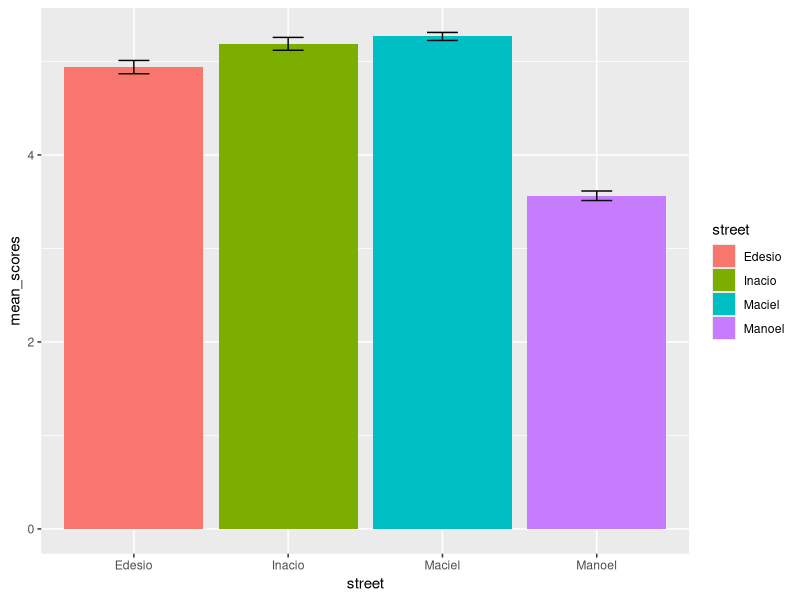
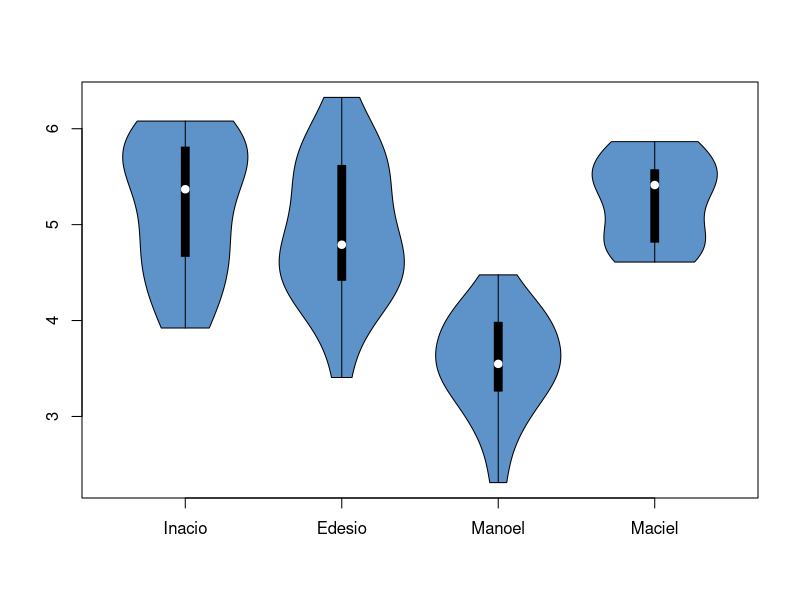

Here is the R script that generated these plots, in order:
## ---- chunk 1
library("vioplot")
library("ggplot2")
library("dplyr")
## ---- chunk 2
#Checking sample size
data2 <- read.table("all_ordenado.dat")
data2$sd <- apply(data2[,4:ncol(data2)], 1, sd)
data2$n <- ( 1.96 * data2$sd / 0.2) ** 2  #All QScores
print(">>>> Maior e menor amostra necessária ")
print(max(data2$n))
print(min(data2$n))

#Getting data for each street
data <- read.csv("qscores-df.csv", header = TRUE)

edesio_scores = filter(data, street == "R._Edésio_Silva")$qscore
edesio_sd = sd(edesio_scores)
inacio_scores = filter(data, street == "R._Inácio_Marquês_da_Silva")$qscore
inacio_sd = sd(inacio_scores)
manoel_scores = filter(data, street == "R._Manoel_Pereira_de_Araújo")$qscore
manoel_sd = sd(manoel_scores)
maciel_scores = filter(data, street == "R._Maciel_Pinheiro")$qscore
maciel_sd = sd(maciel_scores)

new_frame = data.frame(mean_scores = c(mean(maciel_scores), mean(manoel_scores), mean(edesio_scores), mean(inacio_scores)), street = c("Maciel", "Manoel", "Edesio", "Inacio"), ci = c(maciel_sd * 1.96 / length(maciel_scores),  manoel_sd * 1.96 / length(manoel_scores), edesio_sd * 1.96 / length(edesio_scores), inacio_sd * 1.96 / length(inacio_scores)))

ggplot(new_frame, aes(x=street, y=mean_scores, fill=street)) + 
    geom_bar(position=position_dodge(), stat="identity") +
    geom_errorbar(aes(ymin=mean_scores-ci, ymax=mean_scores+ci),
                  width=.2,                    # Width of the error bars
                  position=position_dodge(.9))

## ---- chunk 3
value <- data$qscore

with(data , vioplot( value[street=="R._Inácio_Marquês_da_Silva"] , value[street=="R._Edésio_Silva"], value[street=="R._Manoel_Pereira_de_Araújo"], value[street=="R._Maciel_Pinheiro"],  col=rgb(0.1,0.4,0.7,0.7) , names=c("Inacio","Edesio","Manoel", "Maciel") ))
## ---- chunk 4
summary(filter(data, street == "R._Inácio_Marquês_da_Silva")$qscore)
summary(filter(data, street == "R._Edésio_Silva")$qscore)
summary(filter(data, street == "R._Maciel_Pinheiro")$qscore)
summary(filter(data, street == "R._Manoel_Pereira_de_Araújo")$qscore)
## ---- chunk 5
summary_inacio = filter(data, street == "R._Inácio_Marquês_da_Silva") %>% group_by(num) %>% summarise(media_ponto = mean(qscore), sd = sd(qscore))
summary_edesio = filter(data, street == "R._Edésio_Silva") %>% group_by(num) %>% summarise(media_ponto = mean(qscore), sd = sd(qscore))
summary_maciel = filter(data, street == "R._Maciel_Pinheiro") %>% group_by(num) %>% summarise(media_ponto = mean(qscore), sd = sd(qscore))
summary_manoel = filter(data, street == "R._Manoel_Pereira_de_Araújo") %>% group_by(num) %>% summarise(media_ponto = mean(qscore), sd = sd(qscore))
## ---- chunk 6
summary_inacio
## ---- chunk 7
library("knitr")
inacio <- filter(data, street == "R._Inácio_Marquês_da_Silva") %>% group_by(num) %>% arrange(street, num, angle) %>% select(url, street, num, angle, qscore)

show_street_data <- function (current_df){
    cat("<div class='row'>")
    for(i in 1:nrow(current_df)) {
      row <- current_df[i,]
      url <- as.character(row$url)
      street <- as.character(row$street)
      num <- row$num
      angle <- row$angle
      score <- row$qscore
      cat("<div class='col-xs-3'>")
      cat("<img src='", url,"' width='300px'>", sep = "")
      cat("<div class='caption'>", street, " " , num , ", ", angle, " -> ", score,  "</div>", sep="")
      cat("</div>")
      if (i > 1 && i %% 4 == 0){
        cat("</div>")
        cat("<div class='row'>")
      }
    }
}

show_street_data(inacio)

## ---- chunk 8
summary_edesio
## ---- chunk 9
edesio <- filter(data, street == "R._Edésio_Silva") %>% group_by(num) %>% arrange(street, num, angle) %>% select(url, street, num, angle, qscore)
show_street_data(edesio)
## ---- chunk 10
summary_maciel
## ---- chunk 11
maciel <- filter(data, street == "R._Maciel_Pinheiro") %>% group_by(num) %>% arrange(street, num, angle) %>% select(url, street, num, angle, qscore)
show_street_data(maciel)
## ---- chunk 12
summary_manoel
## ---- chunk 13
manoel <- filter(data, street == "R._Manoel_Pereira_de_Araújo") %>% group_by(num) %>% arrange(street, num, angle) %>% select(url, street, num, angle, qscore)
show_street_data(manoel)
